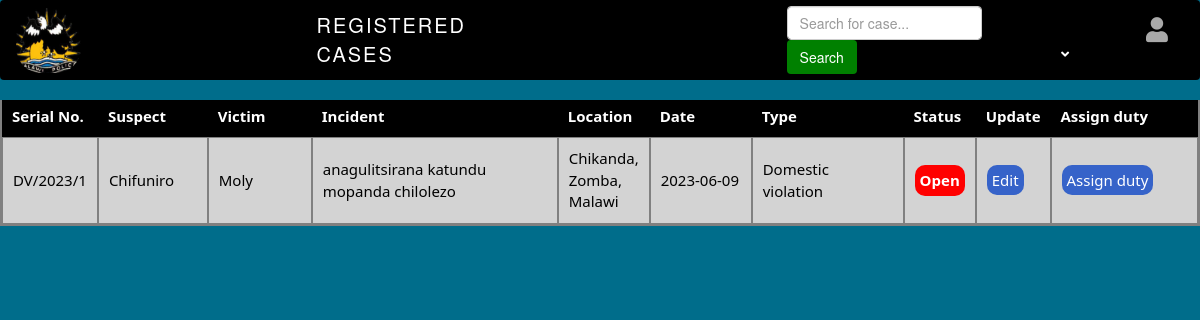
The app's page /cases/View_cases.php with its own data.
### tables this page shows
CREATE TABLE `cases` (
  `serial_no` varchar(10) NOT NULL,
  `suspect_name` text NOT NULL,
  `victim_name` text NOT NULL,
  `incident` varchar(10000) NOT NULL,
  `location` varchar(100) NOT NULL,
  `date` date NOT NULL,
  `type` varchar(50) NOT NULL,
  `file` binary(255) NOT NULL,
  `status` text NOT NULL,
  `id` int(11) NOT NULL
);

### cases/View_cases.php (the view, shortened to what this page needs)
<!DOCTYPE html>
<html>
<head>
<link rel="stylesheet" href="https://cdnjs.cloudflare.com/ajax/libs/font-awesome/5.15.3/css/all.min.css">
<link rel="stylesheet" href="https://cdn.jsdelivr.net/npm/bootstrap@5.0.0/css/bootstrap.min.css">
<link rel="stylesheet" href="https://cdn.jsdelivr.net/npm/bootstrap@5.0.0/dist/css/bootstrap.min.css">
<link rel="stylesheet" href="https://maxcdn.bootstrapcdn.com/bootstrap/4.3.1/css/bootstrap.min.css">
<link rel="stylesheet" href="https://maxcdn.bootstrapcdn.com/bootstrap/3.3.7/css/bootstrap.min.css">
</head>
<body>
<header>
<nav class="navbar navbar-expand-lg" style="background-color: black;">
<div class="log">
      <img src="../home/plog.PNG" style="height: 65px; width: 65px; margin-left: 5px; border-radius: 25px;  margin-top: 0px;">
    </div>
<span class="recordedcases">REGISTERED CASES</span>
      <form id="searchForm" method="POST" action="View_cases.php" class="form-inline my-2 my-lg-0">
  <input class="form-control mr-sm-2" type="search" placeholder="Search for case..." aria-label="Search" name="search" id="searchInput">
  <button class="btn btn-outline-success my-2 my-sm-0" type="submit" style="color: white; background:green;">Search</button>
</form>
<li class="nav-item dropdown">
                    <a  class="nav-link" href="#"  id="profileDropdown" role="button" data-toggle="dropdown" aria-haspopup="true" aria-expanded="false">
                        <i class="fas fa-user" style="font-size: 25px; margin-left: 90px; color: darkgray;"></i>
                        <i class="fas fa-angle-down" style="margin-left: 5px; color: white; font-size: small; font-weight: 550; transition: transform 0.3s;"></i>
                    </a>
                    </li>
    </nav>
</header>
<div style="height: 600px; overflow-y: scroll; overflow-x: scroll;">
<table class="cases-table">
<tr>
    <th style="width: fit-content;">Serial No.</th>
    <th style="width: 10%;">Suspect</th>
    <th style="width: 10%;">Victim</th>
    <th style="width: 25%;">Incident</th>
    <th style="width: 5%;">Location</th>
    <th style="width: 10%;">Date</th>
    <th style="width: 15%;">Type</th>
    <th style="width: 5%;">Status</th>
    <th style="width: 5%;">Update</th>
    <th style="width: 15%;">Assign duty</th>
  </tr>
<?php
include('../db/Connections.php');
$records_per_page = 50;
if (!isset($_GET['page'])) {
  $current_page = 1;
} else {
  $current_page = $_GET['page'];
}
$start_record = ($current_page - 1) * $records_per_page;
if (!empty($_POST['search'])) {
  $search = mysqli_real_escape_string($conn, $_POST['search']);
  $sql = "SELECT * FROM cases WHERE suspect_name LIKE '%$search%' OR victim_name LIKE '%$search%'  OR serial_no LIKE '%$search%' OR status LIKE '%$search%' OR type LIKE '%$search%' OR incident LIKE '%$search%' OR date LIKE '%$search%' ORDER BY id DESC LIMIT $start_record, $records_per_page";
} else {
  $sql = "SELECT * FROM cases ORDER BY id DESC LIMIT $start_record, $records_per_page";
}
$result = mysqli_query($conn, $sql);
echo '<div class="data-container">';
if(mysqli_num_rows($result) <0){
  $message = "No case recorded.";
}
else if(mysqli_num_rows($result) >0) {
  while ($row = mysqli_fetch_assoc($result)) {
    echo "<tr>";
    echo "<td>" . $row['serial_no'] . "</td>";
    echo "<td>" . $row['suspect_name'] . "</td>";
    echo "<td>" . $row['victim_name'] . "</td>";
    echo "<td>" . $row['incident'] . "</td>";
    echo "<td>" . $row['location'] . "</td>";
    echo "<td>" . $row['date'] . "</td>";
    echo "<td>" . $row['type'] . "</td>";
    $statusColor = ($row['status'] == 'Open') ? 'red' : 'green';
echo "<td><div class='case-status' style='width: fit-content; color: white; background-color: $statusColor; padding: 5px; border-radius: 10px; font-weight: 700;'>" . $row['status'] . "</div></td>";
    echo "<td><a href='update_case.php?id=" . $row["id"] . "'style='color: white; background-color: #3663c9; text-decoration: none; border-radius: 10px; font-size: 15px; padding: 5px;'>Edit</a></td>";
     echo "<td><a href='../duty/assign.php?id=" . $row["id"] . "'style='color: white; background-color: #3663c9; text-decoration: none; border-radius: 10px; font-size: 15px; padding: 5px;'>Assign duty</a></td>";
     echo "</tr>";
  }
}
 else  {
$message = "No suspect, victim, serial or case type named  ".$_POST['search']." available";
echo "<div style='color: white; padding: 10px; font-size: 20px; font-weight: 300;'>" . $message . "</div>";
}
?>
</table>
</body>
</html>

### cases/View_cases.php (style rules this page uses)
body { background-color: rgb(0, 109, 139);; }
form { margin-left: 20%; }
.recordedcases { font-weight: 100; margin-left: 20%; color: white; font-size: 20px; letter-spacing: 2px; word-spacing: 10px; }
table { border-collapse: collapse; text-align: center; background-color: white; margin-top: -50px; border-collapse: separate; border-spacing: 1 10px; border: solid 2px gray; }
td, th { border: 1px; padding: 10px; }
th { color: white; font-size: 15px; font-weight: 600; background-color: black; }
td { background-color: lightgray; color: black; text-align: left; font-family: system-ui, -apple-system, BlinkMacSystemFont, 'Segoe UI', Roboto, Oxygen, Ubuntu, Cantarell, 'Open Sans', 'Helvetica Neue', sans-serif; font-size: 15px; border: solid 1px gray; }
td + td { margin-left: 10px; }
table tr:first-child { background-color: #ddd; font-weight: bold; font-size: 18px; font-family: system-ui, -apple-system, BlinkMacSystemFont, 'Segoe UI', Roboto, Oxygen, Ubuntu, Cantarell, 'Open Sans', 'Helvetica Neue', sans-serif; }
i { color: gray; }
li { list-style: none; }

### records on screen
cases: serial_no "DV/2023/1", suspect_name "Chifuniro", victim_name "Moly", incident "anagulitsirana katundu mopanda chilolezo", location "Chikanda, Zomba, Malawi", date "2023-06-09", type "Domestic violation", status "Open"
